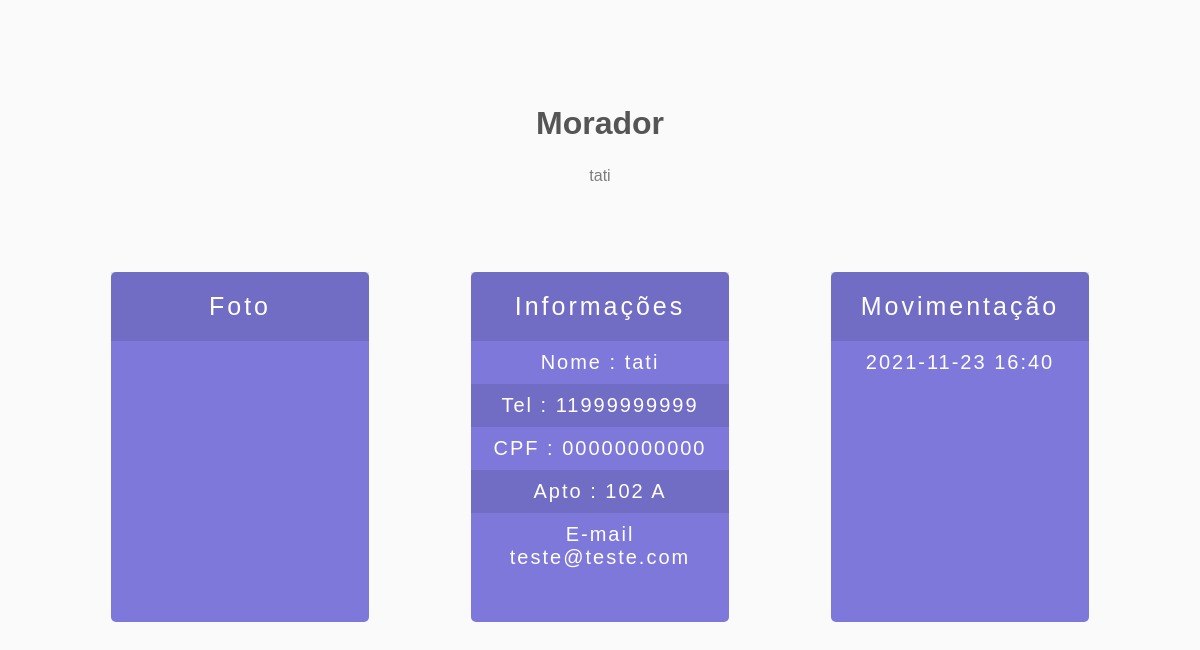
Screenshot of /morador/1/ with the database file from the repository.
### moradores/models.py (models this page shows)
class residente(models.Model):
	nome = models.ForeignKey(pessoa, null=True, on_delete=models.SET_NULL)
	apto = models.ForeignKey(apto, null=True, on_delete=models.SET_NULL)
	def __str__(self):
		return self.nome.nome

class pessoa(models.Model):
	nome = models.CharField(max_length=200, null=True)
	telefone = models.CharField(max_length=11, null=True)
	cpf = models.CharField(max_length=11, null=True)
	email = models.CharField(max_length=100, null=True)
	foto = models.ImageField(null=True, blank=True)
	def __str__(self):
		return self.nome

class apto(models.Model):
	apto = models.CharField(max_length=3, null=True)
	bloco = models.CharField(max_length=1, null=True)
	def __str__(self):
		return self.apto

### moradores/views.py (the view)
# urls.py: path('morador/<str:pk>/', views.morador),
def morador(request, pk):
	morador = residente.objects.get(id = pk)
	movimentacao = movimento.objects.filter(pessoa__nome = morador).values_list('entrada', flat=True)
	return render(request, 'morador.html', {'morador':morador, 'movimentacao':movimentacao})

### moradores/templates/morador.html (shortened to what this page needs)
{% load static %}
<link href="{% static "css/hello.css" %}" rel="stylesheet">
<section id="ic9ru" class="flex-sect">
  <div id="in10w" class="flex-title">Morador
    <br/>
  </div>
  <div class="container-width">
    <div id="izta9" class="flex-desc">{{morador.nome}}
      <br/>
    </div>
    <div class="cards" id="iphk">
      <div id="i34tah" class="price-card-cont">
        <div class="price-card pc-regular" id="ixkp4">
          <div id="iz9fpd" class="pc-title">Foto
            <br/>
          </div>
          <div id="i6d35n" class="pc-desc">
          </div>
        </div>
      </div>
      <div class="price-card-cont" id="ifxf2">
        <div class="price-card pc-regular" id="iljjr">
          <div class="pc-title" id="iyrzj">Informações
            <br/>
          </div>
          	<div id="ifh3zj" class="pc-feature">Nome : {{morador.nome}}</div>
			<div id="ifh3zj" class="pc-feature">Tel : {{morador.nome.telefone}}</div>
			<div id="ifh3zj" class="pc-feature">CPF : {{morador.nome.cpf}}</div>
			<div id="ifh3zj" class="pc-feature">Apto : {{morador.apto}} {{morador.apto.bloco}}</div>
			<div id="ifh3zj" class="pc-feature">E-mail {{morador.nome.email}}</div>
        </div>
      </div>
      <div class="price-card-cont" id="i6bzo">
        <div class="price-card pc-regular" id="iiu79">
          <div class="pc-title" id="iasfk">Movimentação</div>
			{% for i in movimentacao|slice:":6" reversed %}
		  	<div id="ifh3zj" class="pc-feature">{{i|date:'Y-m-d H:i'}} </div>
			  {% endfor %}
            <br/>
        </div>
      </div>
    </div>
  </div>
</section>

### moradores/static/css/hello.css (style rules this page uses)
* { box-sizing: border-box; }
.container-width { width:90%; max-width:1150px; margin:0 auto; }
.flex-sect { background-color:#fafafa; padding:100px 0; font-family:Helvetica, serif; }
.flex-title { margin-bottom:15px; font-size:2em; text-align:center; font-weight:700; color:#555; padding:5px; }
.flex-desc { margin-bottom:55px; font-size:1em; color:rgba(0, 0, 0, 0.5); text-align:center; padding:5px; }
.cards { padding:20px 0; display:flex; justify-content:space-around; flex-flow:wrap; }
.price-card-cont { width:300px; padding:7px; float:left; }
.price-card { margin:0 auto; min-height:350px; background-color:#d983a6; border-radius:5px; font-weight:100; color:#fff; width:90%; }
.pc-title { font-weight:100; letter-spacing:3px; text-align:center; font-size:25px; background-color:rgba(0, 0, 0, 0.1); padding:20px; }
.pc-desc { padding:75px 0; text-align:center; }
.pc-feature { color:rgb(255, 255, 255); background-color:rgba(0, 0, 0, 0.1); letter-spacing:2px; font-size:20px; text-align:center; padding:10px 20px; }
.pc-feature:nth-of-type(2n) { background-color:transparent; }
.pc-regular { background-color:#7e78da; }

### rows the page displays
residente: nome "tati", nome.telefone "11999999999", nome.cpf "00000000000", apto "102", apto.bloco "A", nome.email "teste@teste.com"

### other values shown
{{ i|date:'Y-m-d H:i' }} "2021-11-23 16:40"
